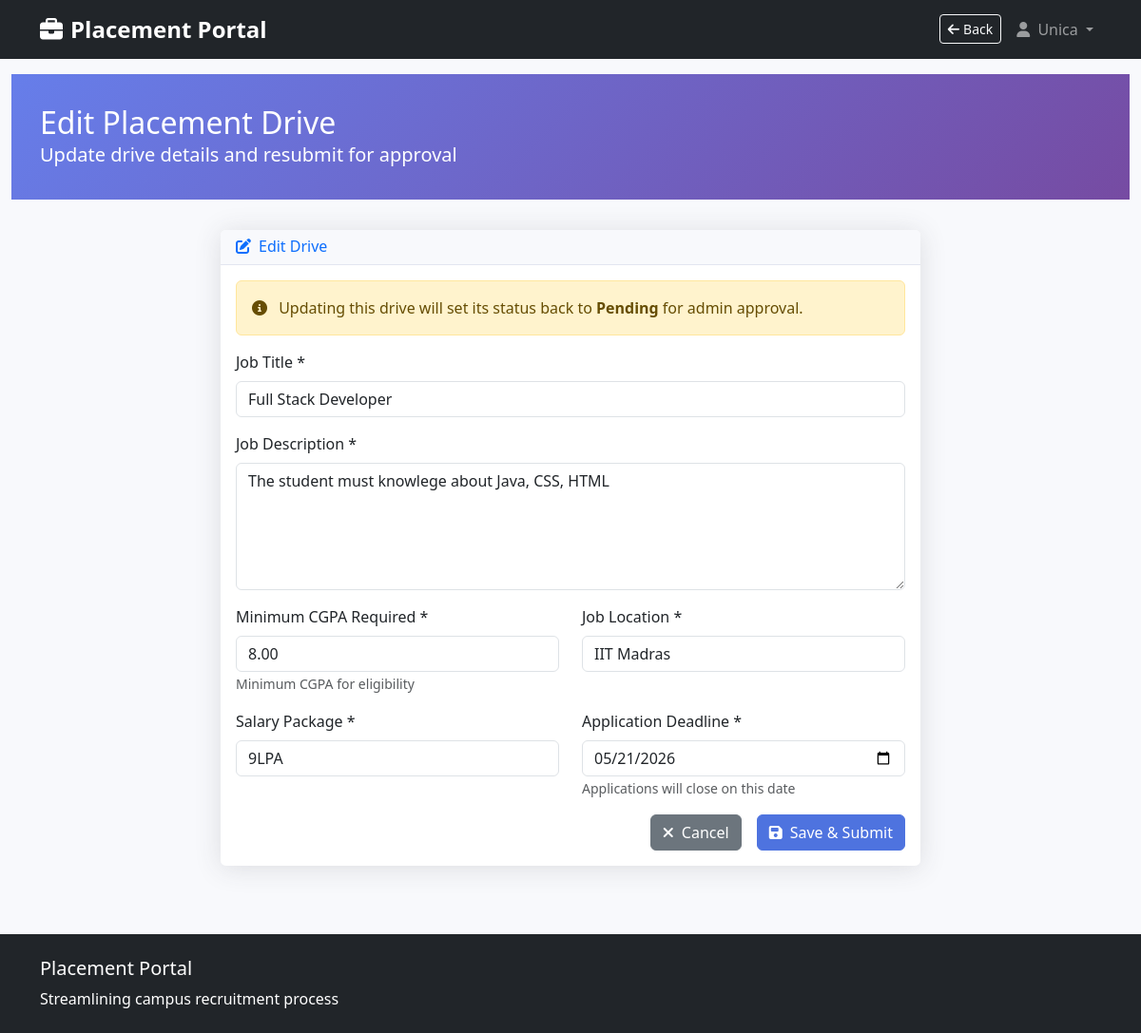
Screenshot of /company/drive/1/edit (signed in) with the database file from the repository.
### models.py (models this page shows, shortened)
class Company(db.Model):
    __tablename__ = 'companies'
    id = db.Column(db.Integer, primary_key=True)
    user_id = db.Column(db.Integer, db.ForeignKey('users.id'), nullable=False, unique=True)
    company_name = db.Column(db.String(200), nullable=False)
    hr_name = db.Column(db.String(100), nullable=False)
    hr_contact = db.Column(db.String(20), nullable=False)
    website = db.Column(db.String(200))
    address = db.Column(db.Text)
    description = db.Column(db.Text)
    is_approved = db.Column(db.Boolean, default=False)
    created_at = db.Column(db.DateTime, default=datetime.utcnow)
    user = db.relationship('User', backref=db.backref('company_profile', uselist=False))
    drives = db.relationship('PlacementDrive', backref='company', lazy=True)

class PlacementDrive(db.Model):
    __tablename__ = 'placement_drives'
    id = db.Column(db.Integer, primary_key=True)
    company_id = db.Column(db.Integer, db.ForeignKey('companies.id'), nullable=False)
    job_title = db.Column(db.String(200), nullable=False)
    job_description = db.Column(db.Text, nullable=False)
    eligibility_criteria = db.Column(db.String(50), nullable=False)  # Min CGPA
    location = db.Column(db.String(100))
    salary_package = db.Column(db.String(50))
    application_deadline = db.Column(db.Date, nullable=False)
    status = db.Column(db.String(20), default='pending')  # pending, approved, rejected, closed
    created_at = db.Column(db.DateTime, default=datetime.utcnow)
    applications = db.relationship('Application', backref='drive', lazy=True)

### app.py (the view, shortened to what this page needs)
@app.route('/company/drive/<int:drive_id>/edit', methods=['GET', 'POST'])
@login_required
def edit_drive(drive_id):
    if current_user.role != 'company':
        flash('Access denied.', 'danger')
        return redirect(url_for('home'))
    company = Company.query.filter_by(user_id=current_user.id).first()
    if not company or not company.is_approved:
        flash('Your company is not approved to manage placement drives.', 'warning')
        return redirect(url_for('company_dashboard'))
    drive = PlacementDrive.query.get_or_404(drive_id)
    if drive.company_id != company.id:
        flash('Access denied.', 'danger')
        return redirect(url_for('company_dashboard'))
    if drive.status == 'closed':
        flash('Closed drives cannot be edited.', 'warning')
        return redirect(url_for('company_dashboard'))
    form = PlacementDriveForm(obj=drive)
    return render_template('company/edit_drive.html', form=form, drive=drive)

### forms.py (shortened to what this page needs)
class PlacementDriveForm(FlaskForm):
    job_title = StringField('Job Title', validators=[DataRequired(), Length(min=2, max=200)])
    job_description = TextAreaField('Job Description', validators=[DataRequired()])
    eligibility_criteria = FloatField('Minimum CGPA Required', validators=[DataRequired(), NumberRange(min=0, max=10)])
    location = StringField('Job Location', validators=[DataRequired()])
    salary_package = StringField('Salary Package', validators=[DataRequired()])
    application_deadline = DateField('Application Deadline', validators=[DataRequired()])

### app.py (called while the page is built)
@app.context_processor
def inject_current_time():
    now = datetime.utcnow()
    fallback_url = url_for('home')
    if current_user.is_authenticated:
        if current_user.role == 'admin':
            fallback_url = url_for('admin_dashboard')
        elif current_user.role == 'company':
            fallback_url = url_for('company_dashboard')
        elif current_user.role == 'student':
            fallback_url = url_for('student_dashboard')
    referrer = request.referrer
    safe_referrer = None
    if referrer and referrer.startswith(request.host_url) and referrer != request.url:
        safe_referrer = referrer
    return {
        'current_time': now,
        'current_date': now.date(),
        'back_url': safe_referrer or fallback_url,
        'show_back': current_user.is_authenticated,
    }

@login_manager.user_loader
def load_user(user_id):
    return db.session.get(User, int(user_id))

### models.py (called while the page is built)
    @property
    def is_active(self):
        return not self.is_blacklisted

### templates/company/edit_drive.html (shortened to what this page needs)
{% extends "base.html" %}
{% block content %}
<div class="container-fluid">
    <div class="dashboard-header">
        <div class="container">
            <h1 class="h2 mb-0">Edit Placement Drive</h1>
            <p class="lead mb-0">Update drive details and resubmit for approval</p>
        </div>
    </div>
    <div class="container mt-4">
        <div class="row justify-content-center">
            <div class="col-lg-8">
                <div class="card">
                    <div class="card-header">
                        <h6 class="m-0 font-weight-bold text-primary">
                            <i class="fas fa-edit me-2"></i>Edit Drive
                        </h6>
                    </div>
                    <div class="card-body">
                        <div class="alert alert-warning">
                            <i class="fas fa-info-circle me-2"></i>
                            Updating this drive will set its status back to <strong>Pending</strong> for admin approval.
                        </div>
                        <form method="POST" action="{{ url_for('edit_drive', drive_id=drive.id) }}">
                            <div class="mb-3">
                                <label class="form-label">Job Title *</label>
                                {{ form.job_title(class="form-control", placeholder="e.g., Software Engineer Intern") }}
                            </div>
                            <div class="mb-3">
                                <label class="form-label">Job Description *</label>
                                {{ form.job_description(class="form-control", rows="5", placeholder="Describe the role, responsibilities, and requirements...") }}
                            </div>
                            <div class="row mb-3">
                                <div class="col-md-6">
                                    <label class="form-label">Minimum CGPA Required *</label>
                                    {{ form.eligibility_criteria(class="form-control", placeholder="e.g., 7.0", step="0.1", min="0", max="10") }}
                                    <small class="text-muted">Minimum CGPA for eligibility</small>
                                </div>
                                <div class="col-md-6">
                                    <label class="form-label">Job Location *</label>
                                    {{ form.location(class="form-control", placeholder="e.g., Bangalore, India") }}
                                </div>
                            </div>
                            <div class="row mb-3">
                                <div class="col-md-6">
                                    <label class="form-label">Salary Package *</label>
                                    {{ form.salary_package(class="form-control", placeholder="e.g., 6 LPA") }}
                                </div>
                                <div class="col-md-6">
                                    <label class="form-label">Application Deadline *</label>
                                    {{ form.application_deadline(class="form-control", type="date") }}
                                    <small class="text-muted">Applications will close on this date</small>
                                </div>
                            </div>
                            <div class="d-grid gap-2 d-md-flex justify-content-md-end">
                                <a href="{{ url_for('company_dashboard') }}" class="btn btn-secondary me-2">
                                    <i class="fas fa-times me-2"></i>Cancel
                                </a>
                                <button type="submit" class="btn btn-primary">
                                    <i class="fas fa-save me-2"></i>Save & Submit
                                </button>
                            </div>
                        </form>
                    </div>
                </div>
            </div>
        </div>
    </div>
</div>
{% endblock %}

### templates/base.html (shortened to what this page needs)
<!DOCTYPE html>
<html lang="en">
<head>
    <link href="https://cdn.jsdelivr.net/npm/bootstrap@5.3.0/dist/css/bootstrap.min.css" rel="stylesheet">
    <link rel="stylesheet" href="https://cdnjs.cloudflare.com/ajax/libs/font-awesome/6.4.0/css/all.min.css">
    <link rel="stylesheet" href="{{ url_for('static', filename='css/style.css') }}">
</head>
<body>
    <nav class="navbar navbar-expand-lg navbar-dark bg-dark">
        <div class="container">
            <a class="navbar-brand" href="{{ url_for('home') }}">
                <i class="fas fa-briefcase me-2"></i>Placement Portal
            </a>
            <div class="collapse navbar-collapse" id="navbarNav">
                <ul class="navbar-nav ms-auto">
                    {% if current_user.is_authenticated %}
                        {% if show_back %}
                            <li class="nav-item me-2">
                                <a class="btn btn-outline-light btn-sm mt-1" href="{{ back_url }}">
                                    <i class="fas fa-arrow-left me-1"></i>Back
                                </a>
                            </li>
                        {% endif %}
                        <li class="nav-item dropdown">
                            <a class="nav-link dropdown-toggle" href="#" id="navbarDropdown" role="button"
                               data-bs-toggle="dropdown" aria-expanded="false">
                                <i class="fas fa-user me-1"></i>
                                {% if current_user.role == 'admin' %}
                                    Admin
                                {% elif current_user.role == 'company' %}
                                    {{ current_user.company_profile.company_name }}
                                {% else %}
                                    {{ current_user.student_profile.full_name }}
                                {% endif %}
                            </a>
                        </li>
                    {% endif %}
                </ul>
            </div>
        </div>
    </nav>
    <main>
        {% block content %}{% endblock %}
    </main>
    <footer class="bg-dark text-white py-4 mt-5">
        <div class="container">
            <div class="row">
                <div class="col-md-6">
                    <h5>Placement Portal</h5>
                    <p class="mb-0">Streamlining campus recruitment process</p>
                </div>
                <div class="col-md-6 text-md-end">
                </div>
            </div>
        </div>
    </footer>
</body>
</html>

### static/css/style.css (style rules this page uses)
:root { --primary: #4e73df; --secondary: #858796; --success: #1cc88a; --info: #36b9cc; --warning: #f6c23e; --danger: #e74a3b; --light: #f8f9fc; --dark: #5a5c69; }
body { font-family: 'Segoe UI', Tahoma, Geneva, Verdana, sans-serif; background-color: #f8f9fc; }
.navbar-brand { font-weight: 700; font-size: 1.5rem; }
.card { border: none; border-radius: 0.35rem; box-shadow: 0 0.15rem 1.75rem 0 rgba(58, 59, 69, 0.15); margin-bottom: 1.5rem; }
.card-header { background-color: #f8f9fc; border-bottom: 1px solid #e3e6f0; }
.btn-primary { background-color: var(--primary); border-color: var(--primary); }
.dashboard-header { background: linear-gradient(135deg, #667eea 0%, #764ba2 100%); color: white; padding: 2rem 0; margin-bottom: 2rem; }

### rows the page displays
Company: company_profile.company_name "Unica"
PlacementDrive: job_title "Full Stack Developer", job_description "The student must knowlege about Java, CSS, HTML", eligibility_criteria "8.00", location "IIT Madras", salary_package "9LPA", application_deadline "05/21/2026"
